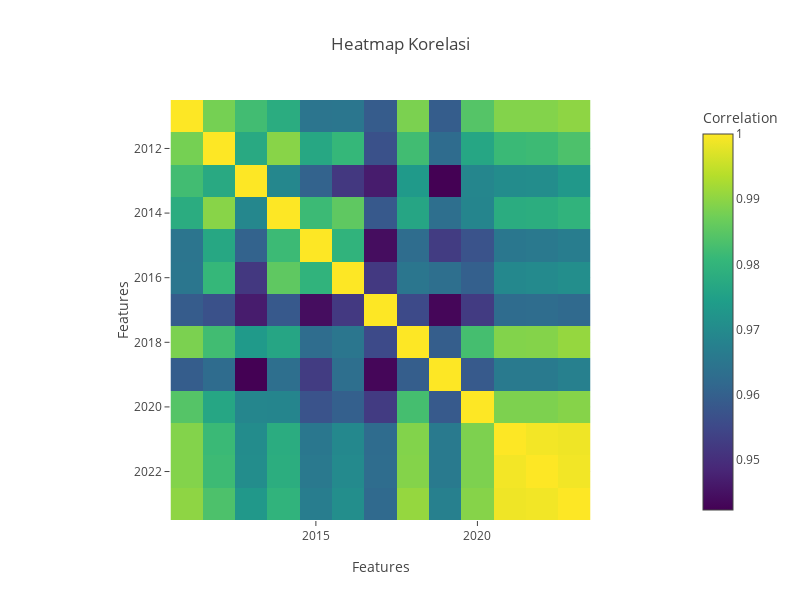

The notebook cell this image was saved under:
### Code cell
# Selected features for correlation matrix
selected_features = ['2011', '2012', '2013', '2014', '2015', '2016', '2017', '2018', '2019', '2020', '2021', '2022', '2023']

# Calculate correlation matrix
correlation_matrix = df[selected_features].corr()

# Plot heatmap using Plotly Express
fig = px.imshow(correlation_matrix,
                labels=dict(x="Features", y="Features", color="Correlation"),
                x=selected_features,
                y=selected_features,
                color_continuous_scale="viridis",  
                title="Heatmap Korelasi")

# Adjust the size
fig.update_layout(height=600, width=800)

# Show the plot
fig.show()

### Figure 1 — Plotly figure (JSON) as saved in the notebook; plotly's stock layout.template omitted (floating-point values rounded to 4 significant figures; data arrays with more than 128 entries replaced by an {"elided": "..."} marker saying what was removed)
{"data": [{"coloraxis": "coloraxis", "hovertemplate": "Features: %{x}<br>Features: %{y}<br>Correlation: %{z}<extra></extra>", "name": "0", "type": "heatmap", "x": ["2011", "2012", "2013", "2014", "2015", "2016", "2017", "2018", "2019", "2020", "2021", "2022", "2023"], "xaxis": "x", "y": ["2011", "2012", "2013", "2014", "2015", "2016", "2017", "2018", "2019", "2020", "2021", "2022", "2023"], "yaxis": "y", "z": {"elided": "13x13 float values"}}], "layout": {"coloraxis": {"colorbar": {"title": {"text": "Correlation"}}, "colorscale": [[0, "#440154"], [0.1111, "#482878"], [0.2222, "#3e4989"], [0.3333, "#31688e"], [0.4444, "#26828e"], [0.5556, "#1f9e89"], [0.6667, "#35b779"], [0.7778, "#6ece58"], [0.8889, "#b5de2b"], [1, "#fde725"]]}, "height": 600, "title": {"text": "Heatmap Korelasi"}, "width": 800, "xaxis": {"anchor": "y", "constrain": "domain", "domain": [0, 1], "scaleanchor": "y", "title": {"text": "Features"}}, "yaxis": {"anchor": "x", "autorange": "reversed", "constrain": "domain", "domain": [0, 1], "title": {"text": "Features"}}}}
